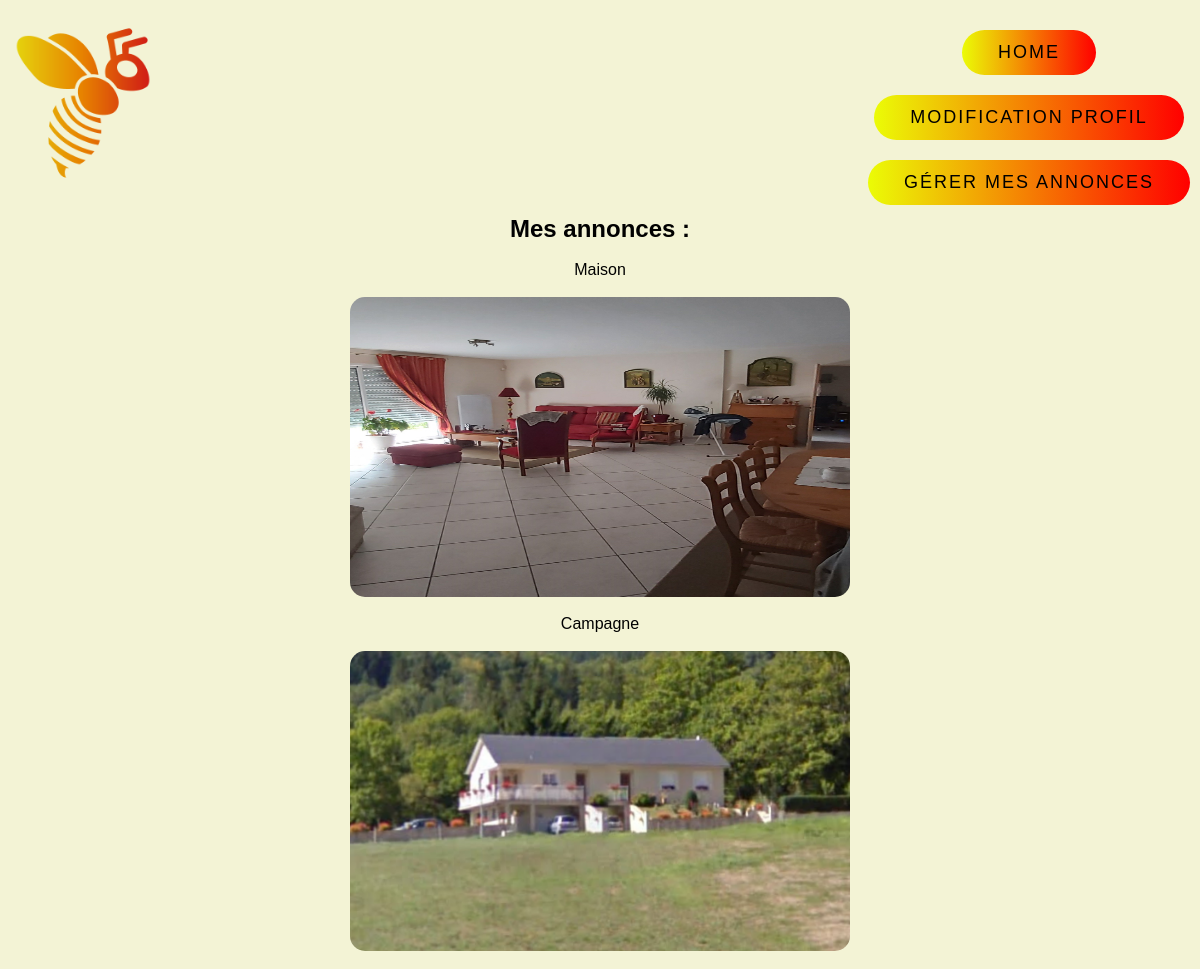
The page /mon_profil.php (signed in) on the database its author committed.
### tables this page shows
CREATE TABLE `annonce` (
  `id` int(11) NOT NULL,
  `id_annonceur` int(11) NOT NULL,
  `titre` varchar(255) NOT NULL,
  `description` varchar(255) NOT NULL,
  `nb_place` int(11) NOT NULL,
  `adresse` varchar(255) NOT NULL,
  `ville` varchar(255) NOT NULL,
  `prix_nuit` int(11) NOT NULL,
  `latitude` text NOT NULL,
  `longitude` text NOT NULL
);

### mon_profil.php (the view, shortened to what this page needs)
<?php
    include('config.php');
    $query = $pdo->prepare("SELECT * FROM ProjetWeb.annonce WHERE id_annonceur = '{$_SESSION["id"]}'");
    $query->execute();
?>
<!DOCTYPE html>
    <html>
        <head>
            <link rel="stylesheet" href="style.css" type="text/css">
        </head>
        <body>
            <div class="profil1">
                <div class="logo_profil">
                    <h1><img src="logo.png"></h1>
                </div>
                <div class="nav_profile">
                    <a href="home.php" class="a">home</a>
                    <a href="modif_mon_profil.php" class="a">Modification Profil</a>
                    <a href="mes_annonces.php" class="a">Gérer mes annonces</a>
                </div>
                <div class="annonces_profile">
                    <h2> Mes annonces : </h2><br>
                    <?php while($infos = $query->fetch()) {
                        $str_titre = strtolower($infos["titre"]);
                        $fileDestination = "./annonces/".$str_titre."/".$str_titre.".png";
                        echo "<p>{$infos['titre']}</p><br>";
                        echo "<img class='monq' src={$fileDestination}><br>";
                        }
                    ?>
                </div>
            </div>
        </body>
    </html>

### style.css (style rules this page uses)
* { margin: 0; padding: 0; box-sizing: border-box; font-family: 'Poppins', sans-serif; }
body { display: flex; justify-content: center; align-items: center; flex-wrap: wrap; background-color: rgb(243, 243, 213); }
.logo_profil { margin-top: 20px; float: left; }
.nav_profile { float: right; margin-top: 20px; align-items: center; justify-content: center; display: flex; flex-direction: column; }
.annonces_profile { margin-top: 20px; position: relative; display: flex; justify-content: center; align-items: center; flex-direction: column; min-width: 140vh; }
.monq { background-size: cover; width: 500px; height: 300px; border-radius: 15px; }
.a { position: relative; display: inline-block; padding: 12px 36px; margin: 10px 10px; color: rgb(0, 0, 0); text-decoration: none; text-transform: uppercase; font-size: 18px; letter-spacing: 2px; border-radius: 40px; background: linear-gradient(90deg,rgb(235, 252, 6),#ff0000); overflow: hidden; }

### rows shown on the page
annonce: titre "Maison", shows a picture
annonce: titre "Campagne", shows a picture
